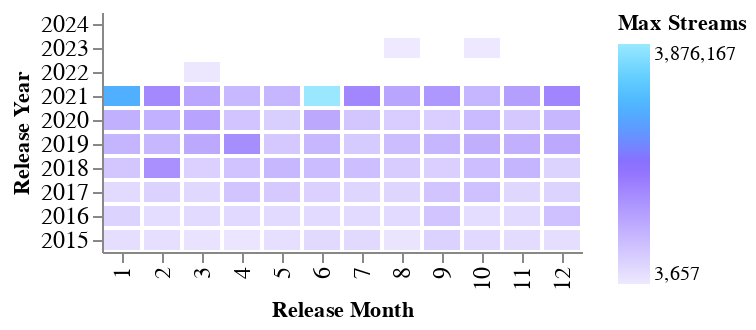

Here is the notebook cell this chart was saved with:
### Code cell
max_streams_chart = create_calendar_heatmap_chart(spotify_songs_grouped_stream_pandas_filtered, 'max_streams', 'max_streams', 'Max Streams')
max_streams_chart.display()

### Figure 1 — Vega-Lite specification as saved in the notebook (floating-point values rounded to 4 significant figures)
{"config": {"view": {"continuousWidth": 300, "continuousHeight": 300, "strokeWidth": 0}, "axis": {"labelFontSize": 12}}, "data": {"name": "data-ee5b7d42cee7bec2f3a82934176aead5"}, "mark": {"type": "rect", "stroke": "white", "strokeWidth": 2}, "encoding": {"color": {"field": "max_streams", "legend": {}, "scale": {"range": ["RGBA(140,107,254,0.15)", "RGBA(140,107,254,1)", "RGBA(154,232,255,1)"]}, "title": "Max Streams", "type": "quantitative"}, "tooltip": [{"field": "max_streams", "type": "quantitative"}], "x": {"field": "release_month", "title": "Release Month", "type": "ordinal"}, "y": {"field": "release_year", "sort": "descending", "title": "Release Year", "type": "ordinal"}}, "height": 120, "width": "container", "$schema": "https://vega.github.io/schema/vega-lite/v5.17.0.json", "datasets": {"data-ee5b7d42cee7bec2f3a82934176aead5": [{"release_year": 2022.0, "release_month": 12.0, "max_streams": null}, {"release_year": 2018.0, "release_month": 6.0, "max_streams": 693100.0}, {"release_year": 2020.0, "release_month": 8.0, "max_streams": 420400.0}, {"release_year": 2020.0, "release_month": 2.0, "max_streams": 857000.0}, {"release_year": 2021.0, "release_month": 4.0, "max_streams": 753200.0}, {"release_year": 2021.0, "release_month": 3.0, "max_streams": 1026000.0}, {"release_year": 2021.0, "release_month": 6.0, "max_streams": 3876000.0}, {"release_year": 2015.0, "release_month": 7.0, "max_streams": 242800.0}, {"release_year": 2016.0, "release_month": 3.0, "max_streams": 228300.0}, {"release_year": 2021.0, "release_month": 5.0, "max_streams": 777100.0}, {"release_year": 2017.0, "release_month": 11.0, "max_streams": 272100.0}, {"release_year": 2015.0, "release_month": 8.0, "max_streams": 80500.0}, {"release_year": 2019.0, "release_month": 11.0, "max_streams": 870000.0}, {"release_year": 2015.0, "release_month": 11.0, "max_streams": 201100.0}, {"release_year": 2017.0, "release_month": 1.0, "max_streams": 229100.0}, {"release_year": 2019.0, "release_month": 3.0, "max_streams": 970700.0}, {"release_year": 2020.0, "release_month": 5.0, "max_streams": 406700.0}, {"release_year": 2017.0, "release_month": 7.0, "max_streams": 283600.0}, {"release_year": 2017.0, "release_month": 3.0, "max_streams": 263500.0}, {"release_year": 2017.0, "release_month": 10.0, "max_streams": 613100.0}, {"release_year": 2018.0, "release_month": 9.0, "max_streams": 394800.0}, {"release_year": 2017.0, "release_month": 4.0, "max_streams": 551400.0}, {"release_year": 2018.0, "release_month": 3.0, "max_streams": 376700.0}, {"release_year": 2021.0, "release_month": 7.0, "max_streams": 1515000.0}, {"release_year": 2015.0, "release_month": 6.0, "max_streams": 241100.0}, {"release_year": 2023.0, "release_month": 10.0, "max_streams": 7971.0}, {"release_year": 2019.0, "release_month": 4.0, "max_streams": 1391000.0}, {"release_year": 2023.0, "release_month": 9.0, "max_streams": null}, {"release_year": 2016.0, "release_month": 7.0, "max_streams": 227600.0}, {"release_year": 2019.0, "release_month": 6.0, "max_streams": 770500.0}, {"release_year": 2020.0, "release_month": 9.0, "max_streams": 416400.0}, {"release_year": 2021.0, "release_month": 2.0, "max_streams": 1484000.0}, {"release_year": 2018.0, "release_month": 4.0, "max_streams": 584600.0}, {"release_year": 2015.0, "release_month": 3.0, "max_streams": 88480.0}, {"release_year": 2015.0, "release_month": 4.0, "max_streams": 52960.0}, {"release_year": 2023.0, "release_month": 8.0, "max_streams": 3657.0}, {"release_year": 2020.0, "release_month": 11.0, "max_streams": 506300.0}, {"release_year": 2018.0, "release_month": 7.0, "max_streams": 652600.0}, {"release_year": 2018.0, "release_month": 12.0, "max_streams": 339800.0}, {"release_year": 2021.0, "release_month": 8.0, "max_streams": 1034000.0}, {"release_year": 2018.0, "release_month": 5.0, "max_streams": 762600.0}, {"release_year": 2020.0, "release_month": 3.0, "max_streams": 1060000.0}, {"release_year": 2018.0, "release_month": 11.0, "max_streams": 815700.0}, {"release_year": 2015.0, "release_month": 10.0, "max_streams": 251600.0}, {"release_year": 2015.0, "release_month": 12.0, "max_streams": 160800.0}, {"release_year": 2019.0, "release_month": 8.0, "max_streams": 675400.0}, {"release_year": 2016.0, "release_month": 6.0, "max_streams": 229900.0}, {"release_year": 2019.0, "release_month": 10.0, "max_streams": 895100.0}, {"release_year": 2017.0, "release_month": 8.0, "max_streams": 286500.0}, {"release_year": 2016.0, "release_month": 11.0, "max_streams": 210900.0}, {"release_year": 2016.0, "release_month": 1.0, "max_streams": 340700.0}, {"release_year": 2015.0, "release_month": 1.0, "max_streams": 164600.0}, {"release_year": 2022.0, "release_month": 3.0, "max_streams": 34150.0}, {"release_year": 2017.0, "release_month": 5.0, "max_streams": 488900.0}, {"release_year": 2018.0, "release_month": 8.0, "max_streams": 439200.0}, {"release_year": 2019.0, "release_month": 7.0, "max_streams": 466600.0}, {"release_year": 2016.0, "release_month": 9.0, "max_streams": 563600.0}, {"release_year": 2021.0, "release_month": 11.0, "max_streams": 1146000.0}, {"release_year": 2020.0, "release_month": 7.0, "max_streams": 535800.0}, {"release_year": 2019.0, "release_month": 5.0, "max_streams": 506400.0}, {"release_year": 2018.0, "release_month": 10.0, "max_streams": 659100.0}, {"release_year": 2019.0, "release_month": 9.0, "max_streams": 779600.0}, {"release_year": 2017.0, "release_month": 12.0, "max_streams": 344700.0}, {"release_year": 2015.0, "release_month": 2.0, "max_streams": 153900.0}, {"release_year": 2020.0, "release_month": 10.0, "max_streams": 713500.0}, {"release_year": 2016.0, "release_month": 4.0, "max_streams": 250400.0}, {"release_year": 2016.0, "release_month": 8.0, "max_streams": 235300.0}, {"release_year": 2016.0, "release_month": 10.0, "max_streams": 178300.0}, {"release_year": 2015.0, "release_month": 5.0, "max_streams": 153400.0}, {"release_year": 2017.0, "release_month": 6.0, "max_streams": 372500.0}, {"release_year": 2017.0, "release_month": 9.0, "max_streams": 544600.0}, {"release_year": 2021.0, "release_month": 10.0, "max_streams": 788200.0}, {"release_year": 2015.0, "release_month": 9.0, "max_streams": 346500.0}, {"release_year": 2021.0, "release_month": 12.0, "max_streams": 1533000.0}, {"release_year": 2020.0, "release_month": 6.0, "max_streams": 977800.0}, {"release_year": 2020.0, "release_month": 12.0, "max_streams": 758700.0}, {"release_year": 2016.0, "release_month": 2.0, "max_streams": 186600.0}, {"release_year": 2017.0, "release_month": 2.0, "max_streams": 360300.0}, {"release_year": 2016.0, "release_month": 5.0, "max_streams": 229400.0}, {"release_year": 2024.0, "release_month": 3.0, "max_streams": null}, {"release_year": 2019.0, "release_month": 2.0, "max_streams": 765400.0}, {"release_year": 2018.0, "release_month": 1.0, "max_streams": 536100.0}, {"release_year": 2021.0, "release_month": 1.0, "max_streams": 2811000.0}, {"release_year": 2020.0, "release_month": 4.0, "max_streams": 562800.0}, {"release_year": 2019.0, "release_month": 1.0, "max_streams": 807300.0}, {"release_year": 2018.0, "release_month": 2.0, "max_streams": 1367000.0}, {"release_year": 2016.0, "release_month": 12.0, "max_streams": 612300.0}, {"release_year": 2019.0, "release_month": 12.0, "max_streams": 971700.0}, {"release_year": 2020.0, "release_month": 1.0, "max_streams": 880200.0}, {"release_year": 2021.0, "release_month": 9.0, "max_streams": 1254000.0}]}}
